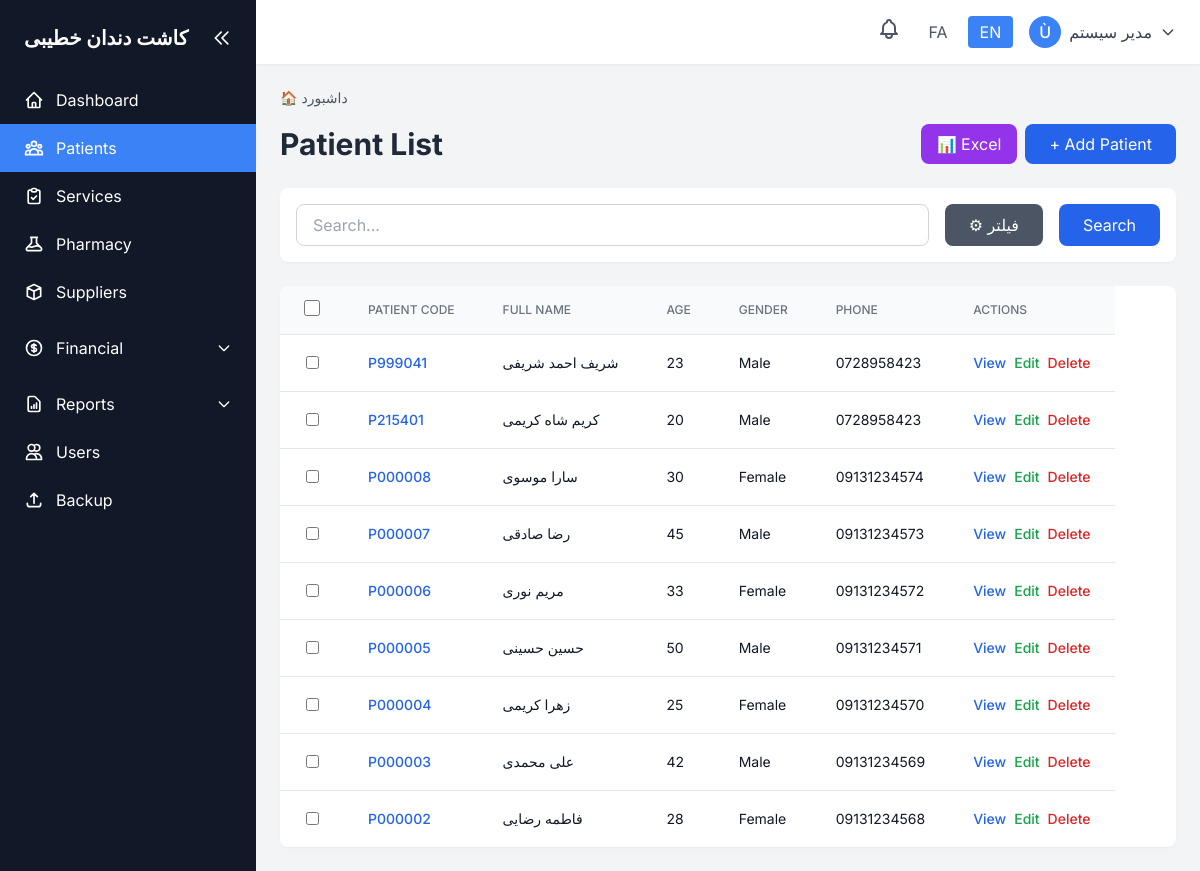
/patients/index.php?lang=en (signed in), run on the app's committed database.
### tables this page shows
CREATE TABLE `system` (
  `id` int(11) NOT NULL,
  `record_type` enum('setting','activity_log') NOT NULL,
  `setting_key` varchar(50) DEFAULT NULL,
  `setting_value` text DEFAULT NULL,
  `setting_type` varchar(20) DEFAULT 'text',
  `description` text DEFAULT NULL,
  `user_id` int(11) DEFAULT NULL,
  `action` varchar(50) DEFAULT NULL,
  `table_name` varchar(50) DEFAULT NULL,
  `record_id` int(11) DEFAULT NULL,
  `ip_address` varchar(45) DEFAULT NULL,
  `user_agent` text DEFAULT NULL,
  `created_at` datetime DEFAULT current_timestamp(),
  `updated_at` datetime DEFAULT current_timestamp() ON UPDATE current_timestamp()
);

CREATE TABLE `patients` (
  `id` int(11) NOT NULL,
  `patient_code` varchar(20) NOT NULL,
  `first_name` varchar(50) NOT NULL,
  `last_name` varchar(50) NOT NULL,
  `age` int(11) DEFAULT NULL,
  `gender` enum('male','female','other') DEFAULT NULL,
  `phone` varchar(20) NOT NULL,
  `email` varchar(100) DEFAULT NULL,
  `address` text DEFAULT NULL,
  `medical_history` text DEFAULT NULL,
  `allergies` text DEFAULT NULL,
  `notes` text DEFAULT NULL,
  `created_by` int(11) DEFAULT NULL,
  `created_at` datetime DEFAULT current_timestamp(),
  `updated_at` datetime DEFAULT current_timestamp() ON UPDATE current_timestamp()
);

### patients/index.php (the view, shortened to what the rows shown need)
<?php
require_once '../config/config.php';
include '../includes/header.php';
$search = $_GET['search'] ?? '';
$whereClauses = [];
$params = [];
$whereClause = !empty($whereClauses) ? 'WHERE ' . implode(' AND ', $whereClauses) : '';
$totalRecords = fetchOne("SELECT COUNT(*) as count FROM patients $whereClause", $params)['count'];
$pagination = getPagination($totalRecords, 20);
$patients = fetchAll("SELECT * FROM patients $whereClause ORDER BY created_at DESC LIMIT {$pagination['perPage']} OFFSET {$pagination['offset']}", $params);
?>
<div class="space-y-6">
    <div class="flex flex-col md:flex-row items-start md:items-center justify-between gap-4">
        <h1 class="text-2xl md:text-3xl font-bold text-gray-800"><?php echo $lang['patient_list']; ?></h1>
    </div>
    <div class="bg-white rounded-lg shadow-sm overflow-hidden">
        <?php if (empty($patients)): ?>
            <div class="p-12 text-center">
                <svg class="w-24 h-24 mx-auto text-gray-300 mb-4" fill="none" stroke="currentColor" viewBox="0 0 24 24">
                    <path stroke-linecap="round" stroke-linejoin="round" stroke-width="2" d="M17 20h5v-2a3 3 0 00-5.356-1.857M17 20H7m10 0v-2c0-.656-.126-1.283-.356-1.857M7 20H2v-2a3 3 0 015.356-1.857M7 20v-2c0-.656.126-1.283.356-1.857m0 0a5.002 5.002 0 019.288 0M15 7a3 3 0 11-6 0 3 3 0 016 0zm6 3a2 2 0 11-4 0 2 2 0 014 0zM7 10a2 2 0 11-4 0 2 2 0 014 0z"></path>
                </svg>
                <h3 class="text-lg font-semibold text-gray-700 mb-2">بیماری یافت نشد</h3>
                <p class="text-gray-500 mb-4"><?php echo empty($search) ? 'هنوز بیماری ثبت نشده است' : 'بیماری با این مشخصات یافت نشد'; ?></p>
                <?php if (empty($search)): ?>
                <a href="add.php" class="inline-block bg-blue-600 hover:bg-blue-700 text-white px-6 py-2 rounded-lg transition">
                    + افزودن اولین بیمار
                </a>
                <?php endif; ?>
            </div>
        <?php else: ?>
            <div class="overflow-x-auto table-desktop">
                <table id="patientsTable" class="min-w-full divide-y divide-gray-200">
                    <thead class="bg-gray-50">
                        <tr>
                            <th class="px-6 py-3 text-center">
                                <input type="checkbox" id="selectAll" onchange="toggleSelectAll(this)" class="w-4 h-4 cursor-pointer">
                            </th>
                            <th class="px-6 py-3 text-<?php echo $current_lang === 'fa' ? 'right' : 'left'; ?> text-xs font-medium text-gray-500 uppercase"><?php echo $lang['patient_code']; ?></th>
                            <th class="px-6 py-3 text-<?php echo $current_lang === 'fa' ? 'right' : 'left'; ?> text-xs font-medium text-gray-500 uppercase"><?php echo $lang['full_name']; ?></th>
                            <th class="px-6 py-3 text-<?php echo $current_lang === 'fa' ? 'right' : 'left'; ?> text-xs font-medium text-gray-500 uppercase"><?php echo $lang['age']; ?></th>
                            <th class="px-6 py-3 text-<?php echo $current_lang === 'fa' ? 'right' : 'left'; ?> text-xs font-medium text-gray-500 uppercase"><?php echo $lang['gender']; ?></th>
                            <th class="px-6 py-3 text-<?php echo $current_lang === 'fa' ? 'right' : 'left'; ?> text-xs font-medium text-gray-500 uppercase"><?php echo $lang['phone']; ?></th>
                            <th class="px-6 py-3 text-<?php echo $current_lang === 'fa' ? 'right' : 'left'; ?> text-xs font-medium text-gray-500 uppercase"><?php echo $lang['actions']; ?></th>
                        </tr>
                    </thead>
                    <tbody class="bg-white divide-y divide-gray-200">
                        <?php foreach ($patients as $patient): ?>
                        <tr class="hover:bg-gray-50">
                            <td class="px-6 py-4 text-center">
                                <input type="checkbox" class="row-checkbox" value="<?php echo $patient['id']; ?>" onchange="updateBulkButtons()" class="w-4 h-4 cursor-pointer">
                            </td>
                            <td class="px-6 py-4 whitespace-nowrap text-sm font-medium text-blue-600">
                                <?php echo $patient['patient_code']; ?>
                            </td>
                            <td class="px-6 py-4 whitespace-nowrap text-sm text-gray-900">
                                <?php echo htmlspecialchars($patient['first_name'] . ' ' . $patient['last_name']); ?>
                            </td>
                            <td class="px-6 py-4 whitespace-nowrap text-sm text-gray-900">
                                <?php echo $patient['age'] ?? '-'; ?>
                            </td>
                            <td class="px-6 py-4 whitespace-nowrap text-sm text-gray-900">
                                <?php echo $patient['gender'] ? $lang[$patient['gender']] : '-'; ?>
                            </td>
                            <td class="px-6 py-4 whitespace-nowrap text-sm text-gray-900">
                                <?php echo $patient['phone']; ?>
                            </td>
                            <td class="px-6 py-4 whitespace-nowrap text-sm font-medium">
                                <div class="flex gap-2">
                                    <a href="view.php?id=<?php echo $patient['id']; ?>"
                                       class="text-blue-600 hover:text-blue-900">
                                        <?php echo $lang['view']; ?>
                                    </a>
                                    <a href="edit.php?id=<?php echo $patient['id']; ?>"
                                       class="text-green-600 hover:text-green-900">
                                        <?php echo $lang['edit']; ?>
                                    </a>
                                    <button onclick="deletePatient(<?php echo $patient['id']; ?>)"
                                            class="text-red-600 hover:text-red-900">
                                        <?php echo $lang['delete']; ?>
                                    </button>
                                </div>
                            </td>
                        </tr>
                        <?php endforeach; ?>
                    </tbody>
                </table>
            </div>
        <?php endif; ?>
    </div>
</div>
<?php include '../includes/footer.php'; ?>

### includes/header.php (shortened to what the rows shown need)
<?php
$lang = loadLanguage();
?>
<!DOCTYPE html>
<html lang="<?php echo $current_lang; ?>" dir="<?php echo $current_lang === 'fa' ? 'rtl' : 'ltr'; ?>">
<head>
    <script src="https://cdn.tailwindcss.com"></script>
    <link rel="stylesheet" href="<?php echo BASE_URL; ?>/assets/css/mobile.css">
</head>
<body class="bg-gray-100">
    <div class="flex h-screen overflow-hidden">
        <aside id="sidebar" class="w-64 bg-gray-900 text-white flex-shrink-0 hidden md:flex flex-col transition-all duration-300">
            <div class="p-6 flex-shrink-0 flex items-center justify-between">
                <h1 id="sidebar-title" class="text-xl font-bold"><?php echo getSetting('clinic_name', $lang['app_name']); ?></h1>
                <button id="sidebar-toggle" class="text-white hover:text-gray-300 hidden md:block" title="بستن منو">
                    <svg class="w-5 h-5" fill="none" stroke="currentColor" viewBox="0 0 24 24">
                        <path stroke-linecap="round" stroke-linejoin="round" stroke-width="2" d="M11 19l-7-7 7-7m8 14l-7-7 7-7"></path>
                    </svg>
                </button>
            </div>
        </aside>
        <div class="flex-1 flex flex-col overflow-hidden">
            <main class="flex-1 overflow-y-auto p-6">

### data on the page
system: setting_value "کاشت دندان خطیبی"
patients: patient_code "P999041", first_name+last_name "شریف احمد شریفی", age "23", gender "Male", phone "0728958423"
patients: patient_code "P215401", first_name+last_name "کریم شاه کریمی", age "20", gender "Male", phone "0728958423"
patients: patient_code "P000008", first_name+last_name "سارا موسوی", age "30", gender "Female", phone "09131234574"
patients: patient_code "P000007", first_name+last_name "رضا صادقی", age "45", gender "Male", phone "09131234573"
patients: patient_code "P000006", first_name+last_name "مریم نوری", age "33", gender "Female", phone "09131234572"
patients: patient_code "P000005", first_name+last_name "حسین حسینی", age "50", gender "Male", phone "09131234571"
patients: patient_code "P000004", first_name+last_name "زهرا کریمی", age "25", gender "Female", phone "09131234570"
patients: patient_code "P000003", first_name+last_name "علی محمدی", age "42", gender "Male", phone "09131234569"
patients: patient_code "P000002", first_name+last_name "فاطمه رضایی", age "28", gender "Female", phone "09131234568"

### other printed values
$lang['menu_dashboard'] "Dashboard"
$lang['menu_patients'] "Patients"
$lang['menu_services'] "Services"
$lang['menu_medicines'] "Pharmacy"
$lang['menu_suppliers'] "Suppliers"
$lang['menu_reports'] "Reports"
$lang['menu_users'] "Users"
$lang['menu_backup'] "Backup"
substr($user['full_name'], 0, 1) "Ù"
$user['full_name'] "مدیر سیستم"
$lang['patient_list'] "Patient List"
$lang['add_patient'] "Add Patient"
$lang['search'] "Search"
$lang['patient_code'] "PATIENT CODE"
$lang['full_name'] "FULL NAME"
